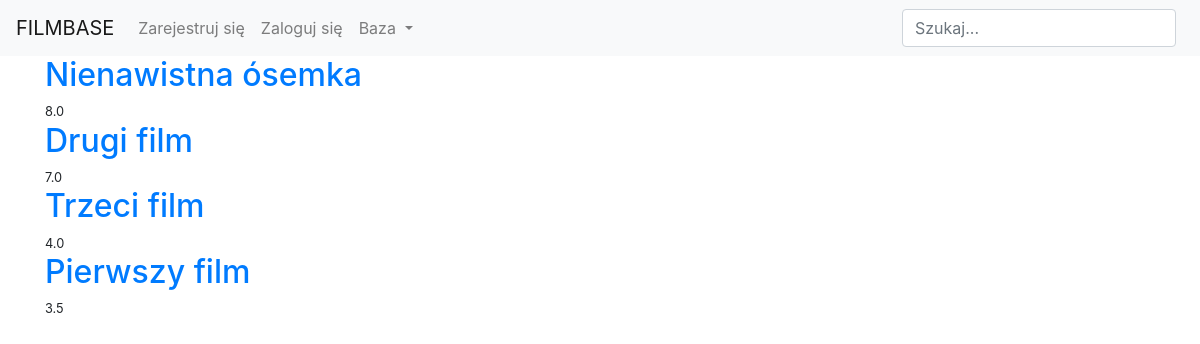
The page /base/movies/ranking/ on the database its author committed.
### main/models.py (models this page shows, shortened)
class Movie(models.Model):
    title = models.CharField(null=False, blank=False, max_length=100, verbose_name='Tytuł')
    description = models.CharField(null=False, blank=False, max_length=400, verbose_name='Opis')
    date_of_realease = models.DateField(null=False, blank=False, verbose_name='Data premiery')
    kind = models.CharField(null=False, blank=False, max_length=100, verbose_name='Gatunek')
    actors = models.ManyToManyField(Person, related_name='Starred_in')
    directors = models.ManyToManyField(Person, related_name='Directed')
    scenarists = models.ManyToManyField(Person, related_name='Wrote_the_script')
    slug = models.SlugField(null=True, blank=True)
    is_accepted = models.BooleanField(default=False)
    def get_average(self):
        rates = self.rate_set.all().values_list('choice', flat=True)
        if rates:
            average = (sum(rates))/len(rates)
            return average
        return "Brak oceny"

### main/views.py (the view)
# urls.py: path('movies/ranking/', MovieListView.as_view(), name='list_movie'),
class MovieListView(ListView):
    model = Movie
    template_name = 'main/list_movie.html'
    context_object_name = 'movies'
    def get_queryset(self):
        qs = Movie.objects.annotate(average_stars = Avg('rate__choice')).order_by('-average_stars')
        return qs

### main/templates/main/list_movie.html (shortened to what this page needs)
{% extends 'users/base.html' %}
{% block content %}
    {% for movie in movies %}
        <h2><a href="{% url 'detail_movie' slug=movie.slug %}">{{ movie.title }}</a></h2>
        <small>{{ movie.get_average }}</small>
    {% endfor %}
{% endblock %}

### rows shown on the page
Movie: title "Nienawistna ósemka", get_average "8.0"
Movie: title "Drugi film", get_average "7.0"
Movie: title "Trzeci film", get_average "4.0"
Movie: title "Pierwszy film", get_average "3.5"
